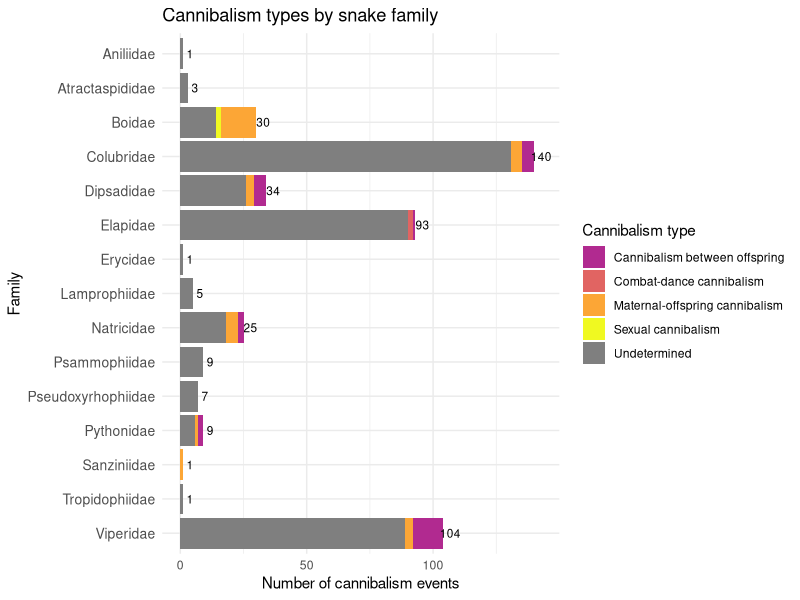

Generate this figure with R:
## required packages

library(dplyr)
library(ggplot2)
library(viridis)
library(tidyr)

## you can import your data using read.csv

data <- tribble(
  ~Family, ~`Maternal-offspring cannibalism`, ~`Sexual cannibalism`, ~`Cannibalism between offspring`, ~`Combat-dance cannibalism`, ~Undetermined,
  "Aniliidae", 0, 0, 0, 0, 1,
  "Atractaspididae", 0, 0, 0, 0, 3,
  "Boidae", 14, 2, 0, 0, 14,
  "Colubridae", 4, 0, 5, 0, 131,
  "Dipsadidae", 3, 0, 5, 0, 26,
  "Elapidae", 0, 0, 1, 2, 90,
  "Erycidae", 0, 0, 0, 0, 1,
  "Lamprophiidae", 0, 0, 0, 0, 5,
  "Natricidae", 5, 0, 2, 0, 18,
  "Psammophiidae", 0, 0, 0, 0, 9,
  "Pseudoxyrhophiidae", 0, 0, 0, 0, 7,
  "Pythonidae", 1, 0, 2, 0, 6,
  "Sanziniidae", 1, 0, 0, 0, 0,
  "Tropidophiidae", 0, 0, 0, 0, 1,
  "Viperidae", 3, 0, 12, 0, 89
)

## defining six colors using the plasma palette (colorblind friendly)

plasma_colors <- plasma(6)[3:8]

## to transform the data into a long format with non-zero counts and orders the Family factor alphabetically.

data_long <- data %>%
  pivot_longer(
    cols = -Family,
    names_to = "Cannibalism_type",
    values_to = "Count"
  ) %>%
  filter(Count > 0) %>%
  mutate(Family = factor(Family, levels = sort(unique(data$Family))))

## reverse Family order for plotting

data_long$Family <- factor(data_long$Family, levels = rev(sort(unique(data_long$Family))))

## calculate total counts per Family

totals <- data_long %>%
  group_by(Family) %>%
  summarise(Total = sum(Count))

## match factor levels with data_long for plotting.

totals$Family <- factor(totals$Family, levels = levels(data_long$Family))

## define spacing for text labels

spacing <- max(totals$Total) * 0.02

## plot the image

ggplot(data_long, aes(x = Count, y = Family, fill = Cannibalism_type)) +
  geom_bar(stat = "identity") +
  scale_fill_manual(values = plasma_colors) +
  geom_text(data = totals, aes(x = Total + spacing, y = Family, label = Total), 
            inherit.aes = FALSE, size = 3) +
  labs(
    x = "Number of cannibalism events",
    y = "Family",
    fill = "Cannibalism type",
    title = "Cannibalism types by snake family"
  ) +
  theme_minimal() +
  theme(
    legend.position = "right",
    axis.text.y = element_text(size = 10)
  )
